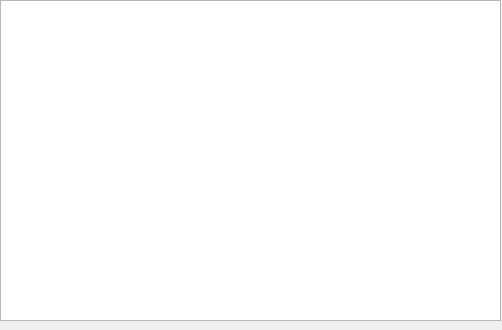
<?xml version="1.0" encoding="UTF-8"?>
<ui version="4.0">
 <class>ReportW</class>
 <widget class="QWidget" name="ReportW">
  <property name="geometry">
   <rect>
    <x>0</x>
    <y>0</y>
    <width>502</width>
    <height>330</height>
   </rect>
  </property>
  <property name="windowTitle">
   <string>cluster report</string>
  </property>
  <widget class="QTextEdit" name="reportDisp">
   <property name="geometry">
    <rect>
     <x>0</x>
     <y>0</y>
     <width>501</width>
     <height>321</height>
    </rect>
   </property>
   <property name="font">
    <font>
     <family>Courier</family>
     <pointsize>12</pointsize>
    </font>
   </property>
   <property name="readOnly">
    <bool>true</bool>
   </property>
   <property name="tabStopWidth">
    <number>30</number>
   </property>
   <property name="acceptRichText">
    <bool>false</bool>
   </property>
  </widget>
 </widget>
 <resources/>
 <connections/>
</ui>
